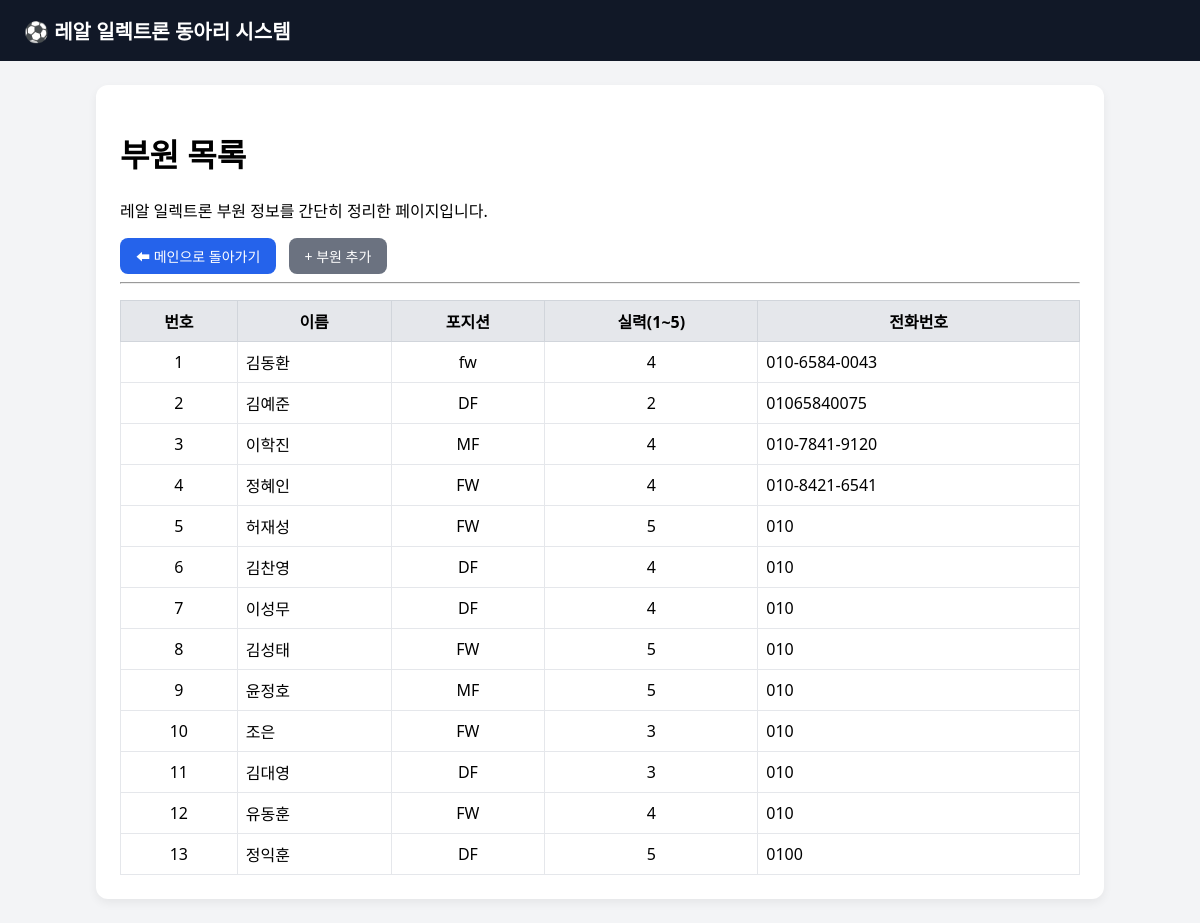
/members, run on the app's committed database.
### tables this page shows
CREATE TABLE members (
            id INTEGER PRIMARY KEY AUTOINCREMENT,
            name TEXT NOT NULL,
            position TEXT,
            skill INTEGER,
            phone TEXT
        );

### app.py (the view)
@app.get("/members", response_class=HTMLResponse)
async def list_members(request: Request):
    members = get_all_members()
    return templates.TemplateResponse(
        "members.html",
        {
            "request": request,
            "members": members,
        },
    )

### templates/members.html
{% extends "base.html" %}
{% block content %}
    <h1>부원 목록</h1>
    <p>레알 일렉트론 부원 정보를 간단히 정리한 페이지입니다.</p>
   <a class="btn" href="/">⬅ 메인으로 돌아가기</a>
<a class="btn secondary" href="/members/new" style="margin-left:8px;">+ 부원 추가</a>
    <hr>
    <table style="width:100%; border-collapse: collapse; margin-top:16px;">
        <thead>
            <tr style="background-color:#e5e7eb;">
                <th style="border:1px solid #d1d5db; padding:8px;">번호</th>
                <th style="border:1px solid #d1d5db; padding:8px;">이름</th>
                <th style="border:1px solid #d1d5db; padding:8px;">포지션</th>
                <th style="border:1px solid #d1d5db; padding:8px;">실력(1~5)</th>
                <th style="border:1px solid #d1d5db; padding:8px;">전화번호</th>
            </tr>
        </thead>
        <tbody>
            {% for m in members %}
            <tr>
                <td style="border:1px solid #e5e7eb; padding:8px; text-align:center;">{{ m.id }}</td>
                <td style="border:1px solid #e5e7eb; padding:8px;">{{ m.name }}</td>
                <td style="border:1px solid #e5e7eb; padding:8px; text-align:center;">{{ m.position }}</td>
                <td style="border:1px solid #e5e7eb; padding:8px; text-align:center;">{{ m.skill }}</td>
                <td style="border:1px solid #e5e7eb; padding:8px;">{{ m.phone }}</td>
            </tr>
            {% endfor %}
        </tbody>
    </table>
{% endblock %}

### templates/base.html (shortened to what this page needs)
<!DOCTYPE html>
<html lang="ko">
<head>
</head>
<body>
    <header>
        <div class="logo">⚽ 레알 일렉트론 동아리 시스템</div>
    </header>
    <div class="container">
        {% block content %}
        {% endblock %}
    </div>
</body>
</html>

### templates/base.html (style rules this page uses)
body { font-family: system-ui, -apple-system, BlinkMacSystemFont, "Segoe UI", sans-serif; margin: 0; padding: 0; background-color: #f3f4f6; }
header { background-color: #111827; color: white; padding: 16px 24px; }
.logo { font-weight: bold; font-size: 20px; }
.container { max-width: 960px; margin: 24px auto; background-color: white; padding: 24px; border-radius: 12px; box-shadow: 0 4px 10px rgba(0,0,0,0.06); }
a { color: #2563eb; text-decoration: none; }
.btn { display: inline-block; padding: 8px 16px; border-radius: 8px; border: none; background-color: #2563eb; color: white; font-size: 14px; cursor: pointer; text-decoration: none; }
.btn.secondary { background-color: #6b7280; }
.btn + .btn { margin-left: 8px; }

### data on the page
members: id "1", name "김동환", position "fw", skill "4", phone "010-6584-0043"
members: id "2", name "김예준", position "DF", skill "2", phone "01065840075"
members: id "3", name "이학진", position "MF", skill "4", phone "010-7841-9120"
members: id "4", name "정혜인", position "FW", skill "4", phone "010-8421-6541"
members: id "5", name "허재성", position "FW", skill "5", phone "010"
members: id "6", name "김찬영", position "DF", skill "4", phone "010"
members: id "7", name "이성무", position "DF", skill "4", phone "010"
members: id "8", name "김성태", position "FW", skill "5", phone "010"
members: id "9", name "윤정호", position "MF", skill "5", phone "010"
members: id "10", name "조은", position "FW", skill "3", phone "010"
members: id "11", name "김대영", position "DF", skill "3", phone "010"
members: id "12", name "유동훈", position "FW", skill "4", phone "010"
members: id "13", name "정익훈", position "DF", skill "5", phone "0100"
